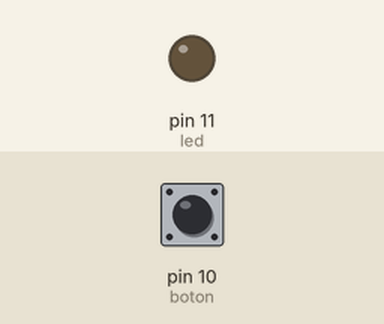
Recording of a sketch running on a simulated Arduino Uno, built with avr-gcc and run on an emulated ATmega328P. Shown: output pins drawn as LEDs (lit = HIGH). The test bench sets the inputs (shaded band); at power-on: pin 10 (boton) LOW.

Above: at 1.2 s.
1.3 s: pin 10 (boton) pulled HIGH for 0.15 s
At 1.37 s:
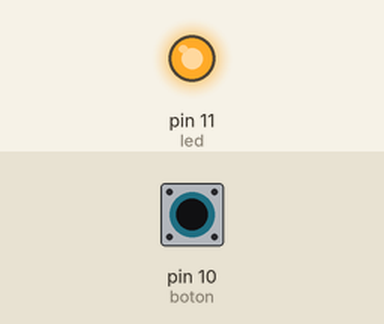
2.9 s: pin 10 (boton) pulled HIGH for 3.2 s
At 7.5 s:
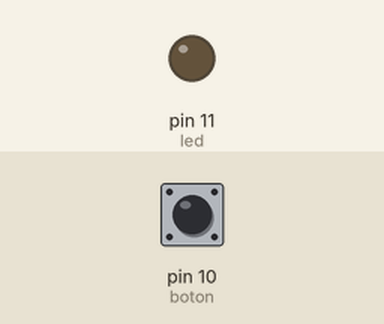
Timing chart, 0 to 9.0 s (numbered marks = the images above; inputs shaded):
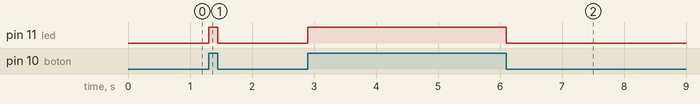

The sketch:

boton.ino
```cpp
int led = 11;
int boton = 10;
int funcion;

void setup() {
  // put your setup code here, to run once:
pinMode(led, OUTPUT);
pinMode(boton, INPUT);
}
void loop() {
  // put your main code here, to run repeatedly:
if(funcion = digitalRead(boton)){
  digitalWrite(led, HIGH);
  }else{
    digitalWrite(led, LOW);
    }
}
```

Measured:
- after the input at 1.3 s, pin 11 (led): LOW → HIGH at once, → LOW 0.15 s later
- after the input at 2.9 s, pin 11 (led): LOW → HIGH at once, → LOW 3.2 s later
